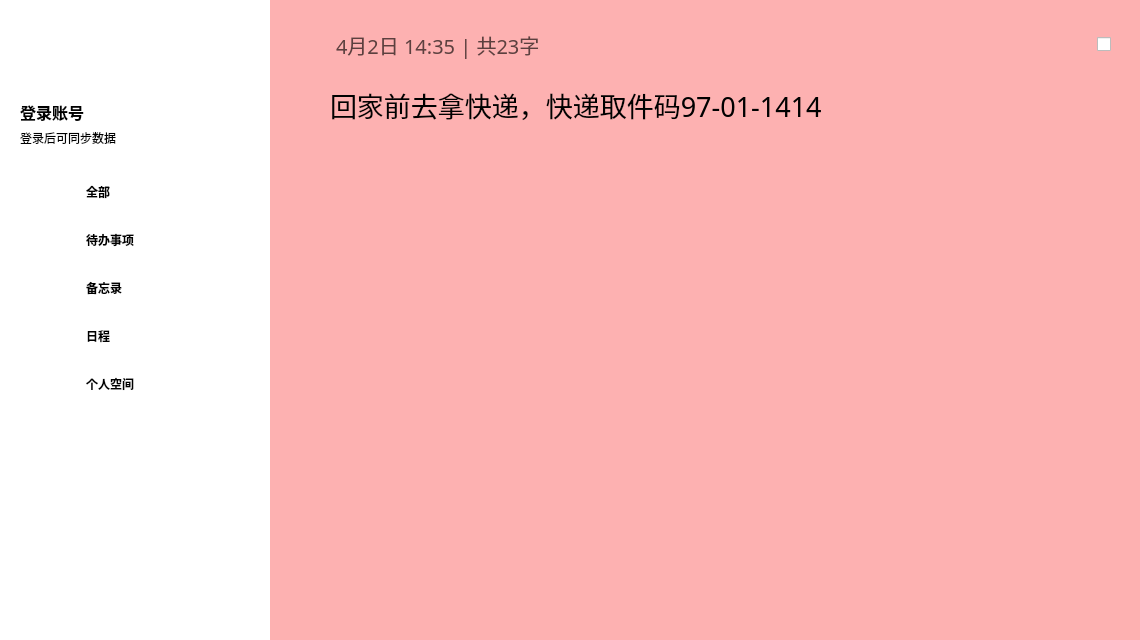
<?xml version="1.0" encoding="UTF-8"?>
<ui version="4.0">
 <class>Form</class>
 <widget class="QWidget" name="Form">
  <property name="geometry">
   <rect>
    <x>0</x>
    <y>0</y>
    <width>1140</width>
    <height>640</height>
   </rect>
  </property>
  <property name="sizePolicy">
   <sizepolicy hsizetype="Preferred" vsizetype="Preferred">
    <horstretch>0</horstretch>
    <verstretch>0</verstretch>
   </sizepolicy>
  </property>
  <property name="minimumSize">
   <size>
    <width>1140</width>
    <height>640</height>
   </size>
  </property>
  <property name="maximumSize">
   <size>
    <width>1140</width>
    <height>640</height>
   </size>
  </property>
  <property name="windowTitle">
   <string>双端同步备忘录</string>
  </property>
  <widget class="QLabel" name="leftbg">
   <property name="geometry">
    <rect>
     <x>0</x>
     <y>0</y>
     <width>270</width>
     <height>640</height>
    </rect>
   </property>
   <property name="styleSheet">
    <string notr="true">background-color: rgb(255, 255, 255);</string>
   </property>
   <property name="text">
    <string/>
   </property>
  </widget>
  <widget class="QWidget" name="gridLayoutWidget">
   <property name="geometry">
    <rect>
     <x>40</x>
     <y>170</y>
     <width>231</width>
     <height>241</height>
    </rect>
   </property>
   <layout class="QGridLayout" name="gridLayout">
    <item row="0" column="1">
     <widget class="QLabel" name="menu1">
      <property name="sizePolicy">
       <sizepolicy hsizetype="Preferred" vsizetype="Preferred">
        <horstretch>2</horstretch>
        <verstretch>0</verstretch>
       </sizepolicy>
      </property>
      <property name="font">
       <font>
        <weight>75</weight>
        <bold>true</bold>
       </font>
      </property>
      <property name="text">
       <string>全部</string>
      </property>
      <property name="margin">
       <number>10</number>
      </property>
     </widget>
    </item>
    <item row="2" column="0">
     <widget class="QLabel" name="icon3">
      <property name="minimumSize">
       <size>
        <width>40</width>
        <height>40</height>
       </size>
      </property>
      <property name="maximumSize">
       <size>
        <width>40</width>
        <height>40</height>
       </size>
      </property>
      <property name="styleSheet">
       <string notr="true">image: url(:/res/order.png);</string>
      </property>
      <property name="text">
       <string/>
      </property>
     </widget>
    </item>
    <item row="3" column="1">
     <widget class="QLabel" name="menu4">
      <property name="font">
       <font>
        <weight>75</weight>
        <bold>true</bold>
       </font>
      </property>
      <property name="text">
       <string>日程</string>
      </property>
      <property name="margin">
       <number>10</number>
      </property>
     </widget>
    </item>
    <item row="1" column="1">
     <widget class="QLabel" name="menu2">
      <property name="font">
       <font>
        <weight>75</weight>
        <bold>true</bold>
       </font>
      </property>
      <property name="text">
       <string>待办事项</string>
      </property>
      <property name="margin">
       <number>10</number>
      </property>
     </widget>
    </item>
    <item row="3" column="0">
     <widget class="QLabel" name="icon4">
      <property name="minimumSize">
       <size>
        <width>40</width>
        <height>40</height>
       </size>
      </property>
      <property name="maximumSize">
       <size>
        <width>40</width>
        <height>40</height>
       </size>
      </property>
      <property name="styleSheet">
       <string notr="true">image: url(:/res/calendar_fill.png);</string>
      </property>
      <property name="text">
       <string/>
      </property>
     </widget>
    </item>
    <item row="4" column="0">
     <widget class="QLabel" name="icon5">
      <property name="minimumSize">
       <size>
        <width>40</width>
        <height>40</height>
       </size>
      </property>
      <property name="maximumSize">
       <size>
        <width>40</width>
        <height>40</height>
       </size>
      </property>
      <property name="styleSheet">
       <string notr="true">image: url(:/res/favorites_fill.png);</string>
      </property>
      <property name="text">
       <string/>
      </property>
     </widget>
    </item>
    <item row="0" column="0">
     <widget class="QLabel" name="icon1">
      <property name="minimumSize">
       <size>
        <width>40</width>
        <height>40</height>
       </size>
      </property>
      <property name="maximumSize">
       <size>
        <width>40</width>
        <height>40</height>
       </size>
      </property>
      <property name="sizeIncrement">
       <size>
        <width>0</width>
        <height>0</height>
       </size>
      </property>
      <property name="baseSize">
       <size>
        <width>0</width>
        <height>0</height>
       </size>
      </property>
      <property name="styleSheet">
       <string notr="true">image: url(:/res/collection.png);</string>
      </property>
      <property name="text">
       <string/>
      </property>
     </widget>
    </item>
    <item row="1" column="0">
     <widget class="QLabel" name="icon2">
      <property name="minimumSize">
       <size>
        <width>40</width>
        <height>40</height>
       </size>
      </property>
      <property name="maximumSize">
       <size>
        <width>40</width>
        <height>40</height>
       </size>
      </property>
      <property name="styleSheet">
       <string notr="true">image: url(:/res/confirm.png);</string>
      </property>
      <property name="text">
       <string/>
      </property>
     </widget>
    </item>
    <item row="2" column="1">
     <widget class="QLabel" name="menu3">
      <property name="font">
       <font>
        <weight>75</weight>
        <bold>true</bold>
       </font>
      </property>
      <property name="text">
       <string>备忘录</string>
      </property>
      <property name="margin">
       <number>10</number>
      </property>
     </widget>
    </item>
    <item row="4" column="1">
     <widget class="QLabel" name="menu5">
      <property name="font">
       <font>
        <weight>75</weight>
        <bold>true</bold>
       </font>
      </property>
      <property name="text">
       <string>个人空间</string>
      </property>
      <property name="margin">
       <number>10</number>
      </property>
     </widget>
    </item>
   </layout>
  </widget>
  <widget class="QLabel" name="label_11">
   <property name="geometry">
    <rect>
     <x>0</x>
     <y>0</y>
     <width>270</width>
     <height>160</height>
    </rect>
   </property>
   <property name="styleSheet">
    <string notr="true">border-image: url(:/res/header.png);
</string>
   </property>
   <property name="text">
    <string/>
   </property>
  </widget>
  <widget class="QLabel" name="label">
   <property name="geometry">
    <rect>
     <x>20</x>
     <y>100</y>
     <width>230</width>
     <height>24</height>
    </rect>
   </property>
   <property name="maximumSize">
    <size>
     <width>230</width>
     <height>24</height>
    </size>
   </property>
   <property name="font">
    <font>
     <family>黑体</family>
     <pointsize>12</pointsize>
     <weight>75</weight>
     <bold>true</bold>
    </font>
   </property>
   <property name="text">
    <string>登录账号</string>
   </property>
  </widget>
  <widget class="QLabel" name="label_2">
   <property name="geometry">
    <rect>
     <x>20</x>
     <y>130</y>
     <width>230</width>
     <height>15</height>
    </rect>
   </property>
   <property name="maximumSize">
    <size>
     <width>230</width>
     <height>15</height>
    </size>
   </property>
   <property name="font">
    <font>
     <family>黑体</family>
     <weight>50</weight>
     <bold>false</bold>
    </font>
   </property>
   <property name="text">
    <string>登录后可同步数据</string>
   </property>
  </widget>
  <widget class="QLabel" name="label_3">
   <property name="geometry">
    <rect>
     <x>20</x>
     <y>20</y>
     <width>60</width>
     <height>60</height>
    </rect>
   </property>
   <property name="styleSheet">
    <string notr="true">image: url(:/res/headimg1.png);
</string>
   </property>
   <property name="text">
    <string/>
   </property>
  </widget>
  <widget class="QLabel" name="rightbg">
   <property name="geometry">
    <rect>
     <x>270</x>
     <y>0</y>
     <width>870</width>
     <height>640</height>
    </rect>
   </property>
   <property name="styleSheet">
    <string notr="true">background-color: rgb(253, 177, 177);
</string>
   </property>
   <property name="text">
    <string/>
   </property>
  </widget>
  <widget class="QLabel" name="addbtn">
   <property name="geometry">
    <rect>
     <x>1050</x>
     <y>550</y>
     <width>80</width>
     <height>80</height>
    </rect>
   </property>
   <property name="styleSheet">
    <string notr="true">image: url(:/res/add_fill.png);</string>
   </property>
   <property name="text">
    <string/>
   </property>
  </widget>
  <widget class="QWidget" name="gridLayoutWidget_2">
   <property name="geometry">
    <rect>
     <x>300</x>
     <y>0</y>
     <width>811</width>
     <height>91</height>
    </rect>
   </property>
   <layout class="QGridLayout" name="gridLayout_2">
    <item row="0" column="5">
     <widget class="QLabel" name="label_6">
      <property name="minimumSize">
       <size>
        <width>30</width>
        <height>30</height>
       </size>
      </property>
      <property name="styleSheet">
       <string notr="true">image: url(:/res/delete1.png);</string>
      </property>
      <property name="text">
       <string/>
      </property>
      <property name="margin">
       <number>0</number>
      </property>
     </widget>
    </item>
    <item row="0" column="7">
     <widget class="QCheckBox" name="checkBox">
      <property name="text">
       <string/>
      </property>
     </widget>
    </item>
    <item row="0" column="0">
     <widget class="QLabel" name="label_5">
      <property name="minimumSize">
       <size>
        <width>30</width>
        <height>30</height>
       </size>
      </property>
      <property name="styleSheet">
       <string notr="true">image: url(:/res/back.png);</string>
      </property>
      <property name="text">
       <string/>
      </property>
     </widget>
    </item>
    <item row="0" column="3">
     <widget class="QLabel" name="label_8">
      <property name="minimumSize">
       <size>
        <width>30</width>
        <height>30</height>
       </size>
      </property>
      <property name="styleSheet">
       <string notr="true">image: url(:/res/back_1.png);</string>
      </property>
      <property name="text">
       <string/>
      </property>
     </widget>
    </item>
    <item row="0" column="6">
     <widget class="QLabel" name="label_7">
      <property name="minimumSize">
       <size>
        <width>10</width>
        <height>0</height>
       </size>
      </property>
      <property name="text">
       <string/>
      </property>
     </widget>
    </item>
    <item row="0" column="1">
     <widget class="QLabel" name="label_10">
      <property name="font">
       <font>
        <family>黑体</family>
        <pointsize>15</pointsize>
       </font>
      </property>
      <property name="styleSheet">
       <string notr="true">
color: rgb(92, 64, 63);</string>
      </property>
      <property name="text">
       <string>4月2日 14:35 | 共23字</string>
      </property>
      <property name="margin">
       <number>20</number>
      </property>
     </widget>
    </item>
    <item row="0" column="4">
     <widget class="QLabel" name="label_9">
      <property name="minimumSize">
       <size>
        <width>10</width>
        <height>0</height>
       </size>
      </property>
      <property name="text">
       <string/>
      </property>
     </widget>
    </item>
    <item row="0" column="2">
     <widget class="QLabel" name="label_4">
      <property name="sizePolicy">
       <sizepolicy hsizetype="Preferred" vsizetype="Preferred">
        <horstretch>3</horstretch>
        <verstretch>0</verstretch>
       </sizepolicy>
      </property>
      <property name="text">
       <string/>
      </property>
     </widget>
    </item>
   </layout>
  </widget>
  <widget class="QLabel" name="label_12">
   <property name="geometry">
    <rect>
     <x>330</x>
     <y>85</y>
     <width>791</width>
     <height>40</height>
    </rect>
   </property>
   <property name="font">
    <font>
     <family>黑体</family>
     <pointsize>20</pointsize>
    </font>
   </property>
   <property name="text">
    <string>回家前去拿快递，快递取件码97-01-1414</string>
   </property>
  </widget>
 </widget>
 <resources>
  <include location="res/res.qrc"/>
 </resources>
 <connections/>
</ui>
